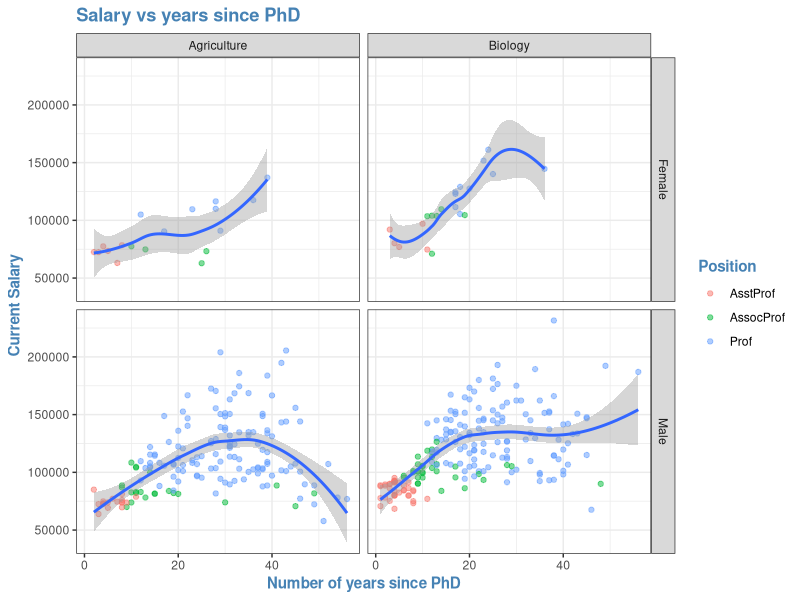

Generate this figure with R:
library(tidyverse)
library(car)
library(forcats)


theme_set(theme_bw()+
            theme(title = element_text(
              colour = "steelblue",
              face = "bold")))


Salaries %>% 
  mutate(discipline= factor(discipline,
                            levels=c("A","B"),
                            labels=c("Agriculture",
                                     "Biology"))) %>% 
  ggplot(aes(yrs.since.phd, salary))+
  geom_point(aes(color = rank), alpha=0.5)+
  geom_smooth()+
  facet_grid(sex~discipline)+
  labs(title = "Salary vs years since PhD",
       x="Number of years since PhD",
       y="Current Salary",
       color="Position")


